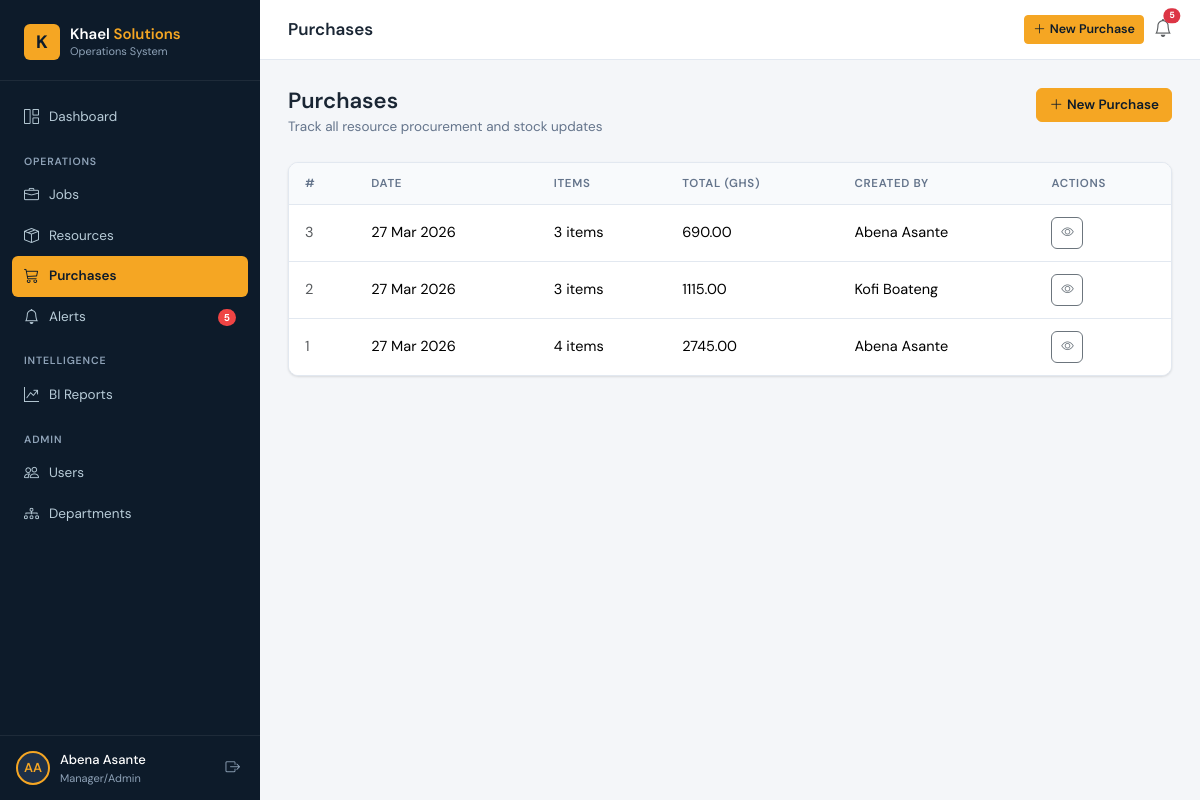
The app's page /purchases/ (signed in) with its own data.
### core/models.py (models this page shows, shortened)
class User(AbstractUser):
    class Role(models.TextChoices):
        SUPER_ADMIN = 'super_admin', 'Super Admin'
        MANAGER     = 'manager',     'Manager/Admin'
        STAFF       = 'staff',       'Department Staff'
    role = models.CharField(max_length=20, choices=Role.choices, default=Role.STAFF)
    groups = models.ManyToManyField(
        'auth.Group', related_name='core_user_set', blank=True,
    )
    user_permissions = models.ManyToManyField(
        'auth.Permission', related_name='core_user_set', blank=True,
    )
    class Meta:
        verbose_name = 'User'
        verbose_name_plural = 'Users'
        ordering = ['username']

class Purchase(models.Model):
    purchase_total = models.DecimalField(max_digits=14, decimal_places=2, default=0)
    created_by     = models.ForeignKey(
        settings.AUTH_USER_MODEL, on_delete=models.SET_NULL,
        null=True, related_name='purchases',
    )
    notes      = models.TextField(blank=True)
    created_at = models.DateTimeField(auto_now_add=True)
    class Meta:
        ordering = ['-created_at']

### core/views.py (the view)
# urls.py: path('purchases/',           PurchaseListView.as_view(),   name='purchase_list'),
class PurchaseListView(ManagerRequiredMixin, View):
    template_name = 'purchases/purchase_list.html'
    def get(self, request):
        return render(request, self.template_name, {
            'purchases': Purchase.objects.prefetch_related('items__resource').order_by('-created_at'),
        })

### core/context_processors.py (called while the page is built)
def global_context(request):
    if not request.user.is_authenticated:
        return {}
    from core.models import Alert
    return {
        'alert_count': Alert.objects.filter(resolved=False).count(),
    }

### core/permissions.py (called while the page is built)
    def dispatch(self, request, *args, **kwargs):
        if not request.user.is_authenticated:
            return self.handle_no_permission()
        if request.user.role not in self.allowed_roles:
            raise PermissionDenied
        return super().dispatch(request, *args, **kwargs)

### templates/purchases/purchase_list.html (shortened to what this page needs)
{% extends 'base.html' %}
{% block topbar_title %}Purchases{% endblock %}
{% block topbar_actions %}
<a href="{% url 'core:purchase_create' %}" class="btn btn-sm btn-primary">
  <i class="bi bi-plus-lg me-1"></i>New Purchase
</a>
{% endblock %}
{% block content %}
<div class="page-header">
  <div><h1>Purchases</h1><p>Track all resource procurement and stock updates</p></div>
  <div class="page-actions">
    <a href="{% url 'core:purchase_create' %}" class="btn btn-primary"><i class="bi bi-plus-lg me-1"></i>New Purchase</a>
  </div>
</div>
<div class="table-wrapper">
  <table class="table table-hover">
    <thead>
      <tr><th>#</th><th>Date</th><th>Items</th><th>Total (GHS)</th><th>Created By</th><th>Actions</th></tr>
    </thead>
    <tbody>
      {% for p in purchases %}
      <tr>
        <td class="text-muted">{{ p.pk }}</td>
        <td>{{ p.created_at|date:"d M Y" }}</td>
        <td>{{ p.items.count }} item{{ p.items.count|pluralize }}</td>
        <td class="fw-500">{{ p.purchase_total }}</td>
        <td>{{ p.created_by.get_full_name|default:p.created_by.username|default:"System" }}</td>
        <td>
          <a href="{% url 'core:purchase_detail' p.pk %}" class="btn btn-sm btn-outline-secondary btn-icon">
            <i class="bi bi-eye"></i>
          </a>
        </td>
      </tr>
      {% endfor %}
    </tbody>
  </table>
</div>
{% endblock %}

### templates/base.html (shortened to what this page needs)
<!DOCTYPE html>
<html lang="en">
<head>
  <link href="https://cdnjs.cloudflare.com/ajax/libs/bootstrap/5.3.2/css/bootstrap.min.css" rel="stylesheet" />
  <link href="https://cdnjs.cloudflare.com/ajax/libs/bootstrap-icons/1.11.3/font/bootstrap-icons.min.css" rel="stylesheet" />
  {% load static %}
  <link rel="stylesheet" href="{% static 'css/main.css' %}" />
</head>
<body>
<div id="wrapper">
  <nav id="sidebar">
    <div class="sidebar-brand">
      <a href="{% url 'core:dashboard' %}" class="brand-logo">
        <div class="brand-icon">K</div>
        <div>
          <div class="brand-name">Khael <span>Solutions</span></div>
          <div class="brand-sub">Operations System</div>
        </div>
      </a>
    </div>
    <div class="sidebar-nav">
      <ul class="list-unstyled mb-0">
        <li class="nav-item">
          <a href="{% url 'core:dashboard' %}" class="{% if request.resolver_match.url_name == 'dashboard' %}active{% endif %}">
            <i class="bi bi-grid-1x2"></i> Dashboard
          </a>
        </li>
        <div class="nav-section-label">Operations</div>
        <li class="nav-item">
          <a href="{% url 'core:job_list' %}" class="{% if 'job' in request.resolver_match.url_name %}active{% endif %}">
            <i class="bi bi-briefcase"></i> Jobs
          </a>
        </li>
        <li class="nav-item">
          <a href="{% url 'core:resource_list' %}" class="{% if 'resource' in request.resolver_match.url_name %}active{% endif %}">
            <i class="bi bi-box-seam"></i> Resources
          </a>
        </li>
        {% if user.role in 'super_admin,manager' %}
        <li class="nav-item">
          <a href="{% url 'core:purchase_list' %}" class="{% if 'purchase' in request.resolver_match.url_name %}active{% endif %}">
            <i class="bi bi-cart3"></i> Purchases
          </a>
        </li>
        {% endif %}
        <li class="nav-item">
          <a href="{% url 'core:alert_list' %}" class="{% if 'alert' in request.resolver_match.url_name %}active{% endif %}">
            <i class="bi bi-bell"></i> Alerts
            {% if alert_count > 0 %}
              <span class="nav-badge">{{ alert_count }}</span>
            {% endif %}
          </a>
        </li>
        {% if user.role in 'super_admin,manager' %}
        <div class="nav-section-label">Intelligence</div>
        <li class="nav-item">
          <a href="{% url 'core:report_list' %}" class="{% if 'report' in request.resolver_match.url_name %}active{% endif %}">
            <i class="bi bi-graph-up-arrow"></i> BI Reports
          </a>
        </li>
        {% endif %}
        {% if user.role in 'super_admin,manager' %}
        <div class="nav-section-label">Admin</div>
        <li class="nav-item">
          <a href="{% url 'core:user_list' %}" class="{% if 'user' in request.resolver_match.url_name %}active{% endif %}">
            <i class="bi bi-people"></i> Users
          </a>
        </li>
        <li class="nav-item">
          <a href="{% url 'core:department_list' %}" class="{% if 'department' in request.resolver_match.url_name %}active{% endif %}">
            <i class="bi bi-diagram-3"></i> Departments
          </a>
        </li>
        {% endif %}
      </ul>
    </div>
    <div class="sidebar-user">
      <div class="user-avatar">{{ user.first_name|slice:":1"|upper }}{{ user.last_name|slice:":1"|upper }}</div>
      <div class="user-info">
        <div class="user-name">{{ user.get_full_name|default:user.username }}</div>
        <div class="user-role">{{ user.get_role_display }}</div>
      </div>
      <form method="post" action="{% url 'core:logout' %}">
        <button type="submit" class="logout-btn" title="Logout">
          <i class="bi bi-box-arrow-right"></i>
        </button>
      </form>
    </div>
  </nav>
  <div id="main-content">
    <div class="topbar">
      <div class="d-flex align-items-center gap-3">
        <span class="topbar-title">{% block topbar_title %}{% endblock %}</span>
      </div>
      <div class="topbar-actions">
        {% block topbar_actions %}{% endblock %}
        <a href="{% url 'core:alert_list' %}" class="position-relative text-muted" style="font-size:18px; text-decoration:none;">
          <i class="bi bi-bell"></i>
          {% if alert_count > 0 %}
            <span class="position-absolute top-0 start-100 translate-middle badge rounded-pill bg-danger" style="font-size:9px;">{{ alert_count }}</span>
          {% endif %}
        </a>
      </div>
    </div>
    <div class="page-body">
      {% block content %}{% endblock %}
    </div>
  </div>
</div>
{% load static %}
</body>
</html>

### records on screen
User: first_name "A", last_name "A", get_full_name "Abena Asante", role "Manager/Admin"
Purchase: pk "3", created_at "27 Mar 2026", items.count "3", purchase_total "690.00", created_by.get_full_name "Abena Asante"
Purchase: pk "2", created_at "27 Mar 2026", items.count "3", purchase_total "1115.00", created_by.get_full_name "Kofi Boateng"
Purchase: pk "1", created_at "27 Mar 2026", items.count "4", purchase_total "2745.00", created_by.get_full_name "Abena Asante"

### other values on screen
{{ alert_count }} "5"
